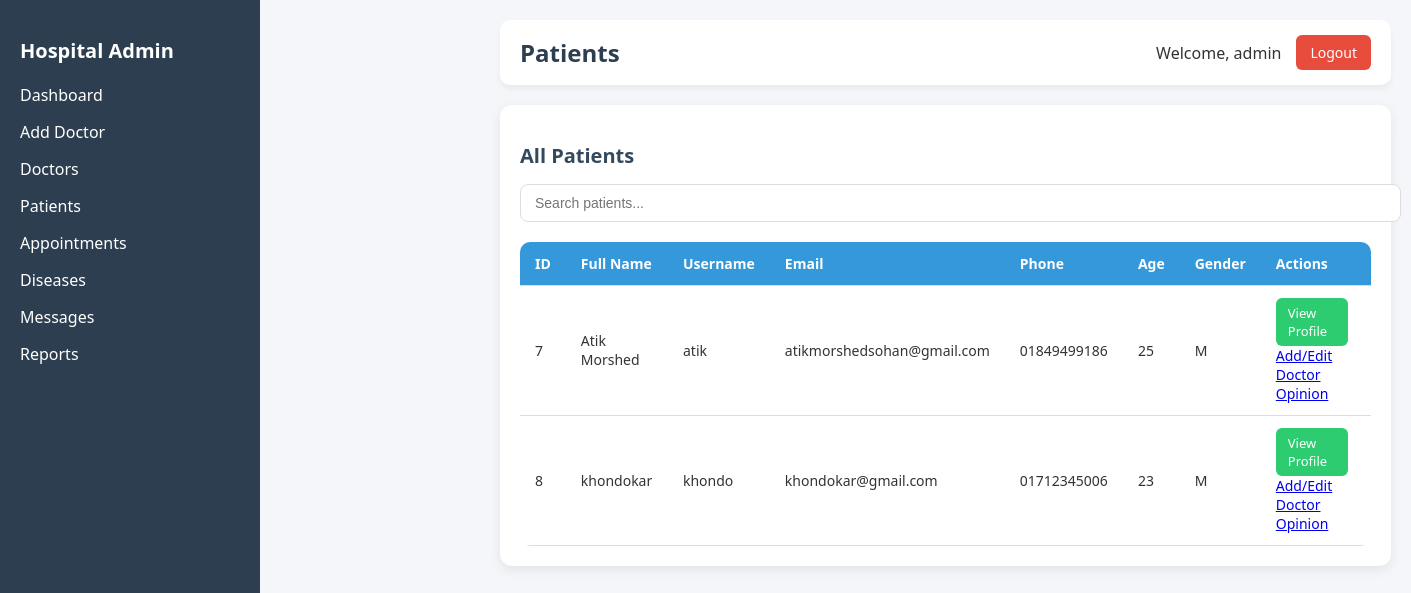
Page /custom_admin/patients/ (signed in) on the committed database.
### main_app/models.py (models this page shows, shortened)
class User(AbstractUser):
    full_name = models.CharField(max_length=150)
    phone = models.CharField(max_length=15)
    nid = models.CharField(max_length=20)
    age = models.IntegerField(blank=True, null=True)
    gender = models.CharField(max_length=10)
    is_admin = models.BooleanField(default=False)

### custom_admin/views.py (the view)
# urls.py: path("patients/", views.patient_list, name="patient_list"),
@login_required
def patient_list(request):
    patients = User.objects.filter(is_admin=False, is_superuser=False, is_staff=False).order_by("id")
    return render(request, "patient_list.html", {"patients": patients})

### custom_admin/templates/patient_list.html (shortened to what this page needs)
{% load static %}
<!DOCTYPE html>
<html lang="en">
  <head>
    <link rel="stylesheet" href="{% static 'css/patient_list.css' %}" />
  </head>
  <body>
    {% include 'sidder_part.html' %}
    <div class="main-content">
      <header>
        <h1>Patients</h1>
        <div class="user-info">
          <span>Welcome, {{ request.user.username }}</span>
          <a href="{% url 'logout' %}" class="logout-btn">Logout</a>
        </div>
      </header>
      <section class="table-section">
        <h2>All Patients</h2>
        <input
          type="text"
          id="searchInput"
          placeholder="Search patients..."
          onkeyup="filterPatients()"
        />
        <table id="patientsTable">
          <thead>
            <tr>
              <th>ID</th>
              <th>Full Name</th>
              <th>Username</th>
              <th>Email</th>
              <th>Phone</th>
              <th>Age</th>
              <th>Gender</th>
              <th>Actions</th>
            </tr>
          </thead>
          <tbody>
            {% for patient in patients %}
            <tr>
              <td>{{ patient.id }}</td>
              <td>{{ patient.full_name }}</td>
              <td>{{ patient.username }}</td>
              <td>{{ patient.email }}</td>
              <td>{{ patient.phone }}</td>
              <td>{{ patient.age }}</td>
              <td>{{ patient.gender }}</td>
              <td>
                <a
                  href="{% url 'custom_admin:patient_profile' patient.id %}"
                  class="btn-view"
                >
                  View Profile
                </a>
                <a
                  href="{% url 'custom_admin:update_doctor_opinion' patient.id %}"
                >
                  Add/Edit Doctor Opinion
                </a>
              </td>
            </tr>
            {% empty %}
            <tr>
              <td colspan="8" class="no-data">No patients found.</td>
            </tr>
            {% endfor %}
          </tbody>
        </table>
      </section>
    </div>
  </body>
</html>

### custom_admin/static/css/patient_list.css (style rules this page uses)
body { font-family: "Segoe UI", Tahoma, Geneva, Verdana, sans-serif; background: #f4f6f9; margin: 0; padding: 0; color: #333; }
.main-content { margin-left: 220px; padding: 20px; }
header { display: flex; justify-content: space-between; align-items: center; background: #ffffff; padding: 15px 20px; border-radius: 10px; box-shadow: 0 4px 6px rgba(0,0,0,0.05); margin-bottom: 20px; }
header h1 { margin: 0; font-size: 24px; color: #2c3e50; }
.user-info { display: flex; align-items: center; gap: 15px; }
.logout-btn { background: #e74c3c; color: white; padding: 8px 14px; text-decoration: none; border-radius: 6px; font-size: 14px; transition: background 0.3s ease; }
.table-section { background: #ffffff; padding: 20px; border-radius: 12px; box-shadow: 0 4px 12px rgba(0,0,0,0.08); }
.table-section h2 { margin-bottom: 15px; font-size: 20px; color: #34495e; }
#searchInput { width: 100%; padding: 10px 14px; margin-bottom: 20px; border: 1px solid #ddd; border-radius: 8px; font-size: 14px; outline: none; transition: border 0.3s ease; }
#patientsTable { width: 100%; border-collapse: collapse; overflow: hidden; border-radius: 10px; }
#patientsTable thead { background: #3498db; color: white; }
#patientsTable th, #patientsTable td { padding: 12px 15px; text-align: left; font-size: 14px; }
#patientsTable tr { border-bottom: 1px solid #ddd; }
.btn-view, .btn-edit { display: inline-block; padding: 6px 12px; border-radius: 6px; font-size: 13px; font-weight: 500; text-decoration: none; transition: all 0.3s ease; }
.btn-view { background: #2ecc71; color: white; margin-right: 8px; }

### custom_admin/static/css/sidder_part.css (style rules this page uses)
body { margin: 0; padding: 0; font-family: "Segoe UI", Tahoma, Geneva, Verdana, sans-serif; display: flex; min-height: 100vh; background: #f4f6f9; }
.main-content { flex: 1; padding: 20px; }

### rows in the picture
User: user.username "admin"
User: id "7", full_name "Atik Morshed", username "atik", email "atikmorshedsohan@gmail.com", phone "01849499186", age "25", gender "M"
User: id "8", full_name "khondokar", username "khondo", email "khondokar@gmail.com", phone "01712345006", age "23", gender "M"
